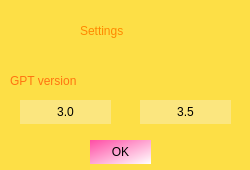
<?xml version="1.0" encoding="UTF-8"?>
<ui version="4.0">
 <class>SettingsWindow</class>
 <widget class="QDialog" name="SettingsWindow">
  <property name="geometry">
   <rect>
    <x>0</x>
    <y>0</y>
    <width>250</width>
    <height>170</height>
   </rect>
  </property>
  <property name="windowTitle">
   <string>Settings</string>
  </property>
  <property name="styleSheet">
   <string notr="true"> background-color: rgb(253, 223, 70);
</string>
  </property>
  <widget class="QLabel" name="label_2">
   <property name="geometry">
    <rect>
     <x>80</x>
     <y>20</y>
     <width>101</width>
     <height>21</height>
    </rect>
   </property>
   <property name="styleSheet">
    <string notr="true">QLabel {
    font: 700 14pt &quot;Segoe Script&quot;;
    color: rgb(255, 136, 0);
}

</string>
   </property>
   <property name="text">
    <string>Settings</string>
   </property>
  </widget>
  <widget class="QLabel" name="label_3">
   <property name="geometry">
    <rect>
     <x>10</x>
     <y>60</y>
     <width>221</width>
     <height>41</height>
    </rect>
   </property>
   <property name="styleSheet">
    <string notr="true">QLabel {
    font: 700 12pt &quot;Segoe Script&quot;;
    color:rgb(255, 116, 16)
}
</string>
   </property>
   <property name="text">
    <string>GPT version</string>
   </property>
  </widget>
  <widget class="QPushButton" name="ukbtn">
   <property name="geometry">
    <rect>
     <x>140</x>
     <y>100</y>
     <width>91</width>
     <height>24</height>
    </rect>
   </property>
   <property name="styleSheet">
    <string notr="true">QPushButton {
	font: 700 10pt &quot;Segoe Script&quot;;
    background-color: rgb(251, 230, 127);
    border-radius: 30px;
}

QPushButton:hover {
	background-color: rgb(251, 180, 82);
}
QPushButton:pressed {
    background-color:rgb(255, 140, 0) ;
}</string>
   </property>
   <property name="text">
    <string>3.5</string>
   </property>
  </widget>
  <widget class="QPushButton" name="enbtn">
   <property name="geometry">
    <rect>
     <x>20</x>
     <y>100</y>
     <width>91</width>
     <height>24</height>
    </rect>
   </property>
   <property name="styleSheet">
    <string notr="true">QPushButton {
	font: 700 10pt &quot;Segoe Script&quot;;
    background-color: rgb(251, 230, 127);
    border-radius: 30px;
}

QPushButton:hover {
	background-color: rgb(251, 180, 82);
}
QPushButton:pressed {
    background-color:rgb(255, 140, 0) ;
}</string>
   </property>
   <property name="text">
    <string>3.0</string>
   </property>
  </widget>
  <widget class="QPushButton" name="okbtn">
   <property name="geometry">
    <rect>
     <x>90</x>
     <y>140</y>
     <width>61</width>
     <height>24</height>
    </rect>
   </property>
   <property name="styleSheet">
    <string notr="true">QPushButton {
	font: 700 10pt &quot;Segoe Script&quot;;
	border-color: rgb(255, 170, 0);
    background-color: qlineargradient(spread:pad, x1:0, y1:0, x2:1, y2:1, stop:0 rgba(255, 77, 165, 255), stop:1 rgba(255, 255, 255, 255));
    border-radius: 30px;
}

QPushButton:hover {
	background-color: rgb(251, 180, 82);
}
QPushButton:pressed {
    background-color:rgb(255, 140, 0) ;
}</string>
   </property>
   <property name="text">
    <string>OK</string>
   </property>
  </widget>
 </widget>
 <resources/>
 <connections/>
</ui>
